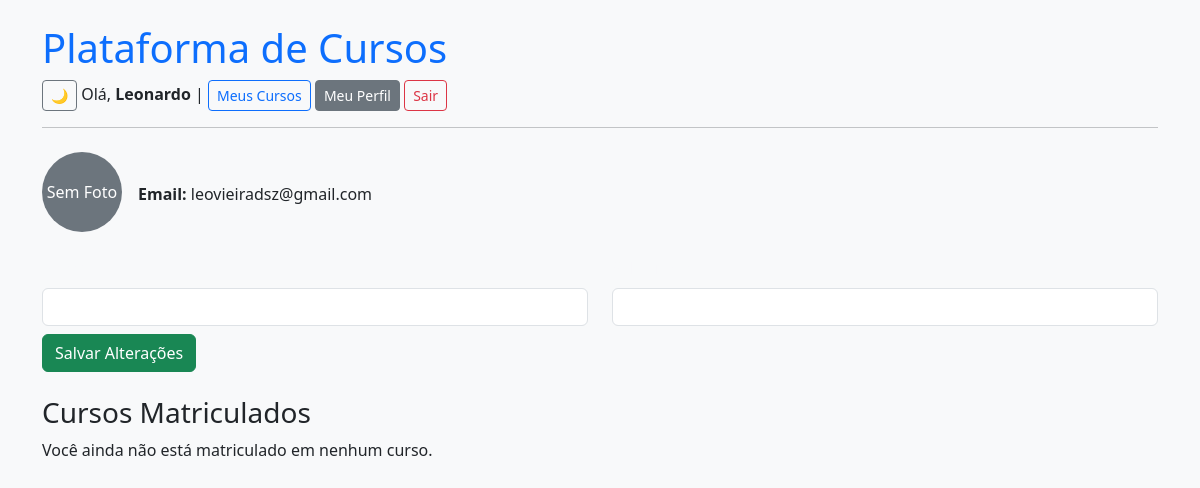
Before: /usuarios/perfil/ (signed in) with the older database file.
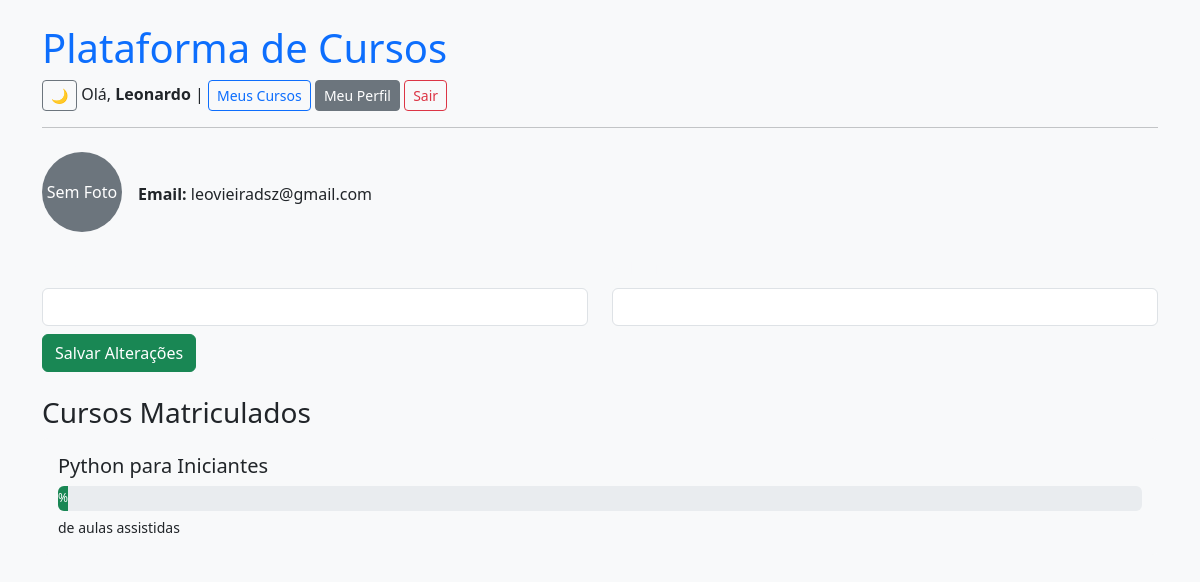
After: the same page with the newer database file.
### cursos/models.py (models this page shows, shortened)
class Matricula(models.Model):
    usuario = models.ForeignKey(settings.AUTH_USER_MODEL, on_delete=models.CASCADE, related_name='matriculas')
    curso = models.ForeignKey(Curso, on_delete=models.CASCADE, related_name='matriculas')
    data = models.DateTimeField(auto_now_add=True)
    class Meta:
        unique_together = ('usuario', 'curso')

class Curso(models.Model):
    titulo = models.CharField(max_length=100)
    descricao = models.TextField()
    imagem = models.ImageField(upload_to='cursos/imagens/', blank=True, null=True)
    slug = models.SlugField(unique=True, blank=True)

### usuarios/views.py (the view)
# urls.py: path('perfil/', views.perfil_usuario, name='perfil'),
@login_required
def perfil_usuario(request):
    usuario = request.user
    matriculas = Matricula.objects.filter(usuario=usuario)
    progresso = {}
    for m in matriculas:
        aulas = Aula.objects.filter(curso=m.curso)
        total = aulas.count()
        assistidas = AulaAssistida.objects.filter(usuario=usuario, aula__in=aulas).count()
        percentual = int((assistidas / total) * 100) if total else 0
        progresso[m.curso.id] = {
            'total': total,
            'assistidas': assistidas,
            'percentual': percentual
        }
    if request.method == 'POST':
        form = UsuarioForm(request.POST, instance=usuario)
        if form.is_valid():
            form.save()
            messages.success(request, "Dados atualizados com sucesso.")
            return redirect('perfil')  # ou 'usuarios:perfil' se você usa namespaces
    else:
        form = UsuarioForm(instance=usuario)
    return render(request, 'usuarios/perfil.html', {
        'usuario': usuario,
        'matriculas': matriculas,
        'progresso': progresso,
        'form': form
    })

### usuarios/forms.py
class UsuarioForm(forms.ModelForm):
    class Meta:
        model = Usuario
        fields = ['first_name', 'last_name']

### usuarios/templates/usuarios/perfil.html (shortened to what this page needs)
{% extends 'base.html' %}
{% block content %}
<div class="d-flex align-items-center mb-4">
  {% if usuario.perfil.foto %}
    <img src="{{ usuario.perfil.foto.url }}" class="rounded-circle me-3" width="80" height="80">
  {% else %}
    <div class="rounded-circle bg-secondary text-white d-flex align-items-center justify-content-center me-3" style="width: 80px; height: 80px;">
      <span>Sem Foto</span>
    </div>
  {% endif %}
  <div>
    <p class="mb-0"><strong>Email:</strong> {{ usuario.email }}</p>
  </div>
</div>
<form method="POST" class="mb-4">
  <div class="row mb-2">
    <div class="col">
      <label for="id_first_name" class="form-label text-light">Nome</label>
      <input type="text" name="first_name" value="{{ form.first_name.value }}" class="form-control" id="id_first_name">
    </div>
    <div class="col">
      <label for="id_last_name" class="form-label text-light">Sobrenome</label>
      <input type="text" name="last_name" value="{{ form.last_name.value }}" class="form-control" id="id_last_name">
    </div>
  </div>
  <button type="submit" class="btn btn-success">Salvar Alterações</button>
</form>
<h3 class="mt-4">Cursos Matriculados</h3>
{% for m in matriculas %}
  <div class="mb-3 p-3 bg-light rounded">
    <h5 class="text-dark">{{ m.curso.titulo }}</h5>
    <div class="progress mb-1" style="height: 25px;">
      <div class="progress-bar bg-success text-white" role="progressbar"
          style="width: {{ m.progresso.percentual }}%;"
          aria-valuenow="{{ m.progresso.percentual }}"
          aria-valuemin="0" aria-valuemax="100">
        {{ m.progresso.percentual }}%
      </div>
    </div>
    <small class="text-dark">{{ m.progresso.assistidas }} de {{ m.progresso.total }} aulas assistidas</small>
  </div>
{% empty %}
  <p>Você ainda não está matriculado em nenhum curso.</p>
{% endfor %}
{% endblock %}

Changed rows visible on the page:
added Matricula: curso.titulo "Python para Iniciantes"
Other visible differences:
text no longer shown: "Você ainda não está matriculado em nenhum curso."
